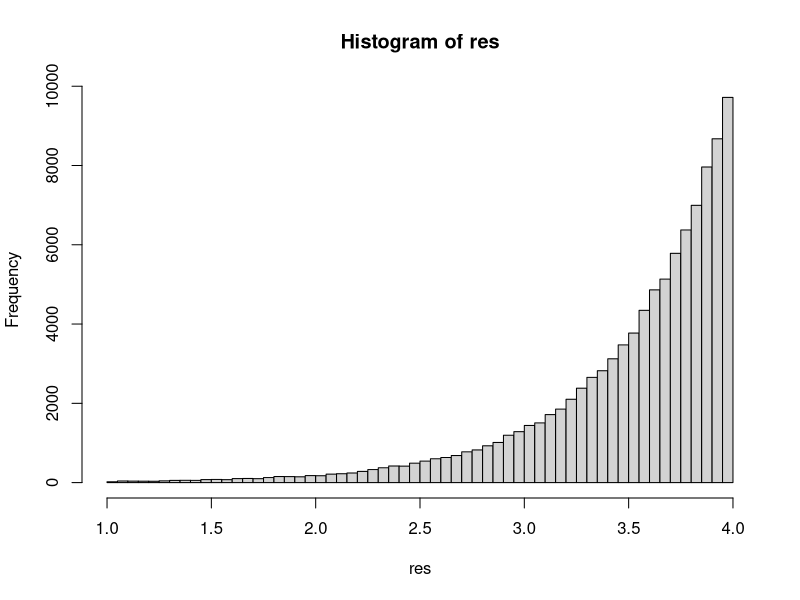

Recreate this plot in R.
## ---- chunk 1
knitr::opts_chunk$set(echo = TRUE)
## ---- chunk 2
rm(list=ls())
library(pracma)
# f <- function(x = 0) {
#   y <- dnorm(x)
#   return(y)
# }


u <- function(data, x) {
  i <- findInterval(x, data[, 4]) + 1
  return(data[i, 2] + (x - data[i, 1]) * data[i, 3])
  
}

l <- function(data, x) {
  i <- findInterval(x, data[, 1])
  if(i == nrow(data) || i == 0) return(-Inf)
  return(((data[i + 1, 1] - x) * data[i, 2] + (x - data[i, 1]) * data[i + 1, 2]) / (data[i + 1, 1] - data[i, 1]))
}
#min=-Inf
get_sample <- function(f=dnorm,y,hp,zt, min){
  z=c(min,zt)
  
  # make sure hp has no 0, otherwise will be mistakes
  intgration <- f(y)/hp*exp(-hp*y)*(exp(hp*tail(z,-1))-exp(hp*head(z,-1)))

  intgration <- c(0, intgration)
  tot=sum(intgration)
  cumint <- cumsum(intgration)/tot
  t <- runif(1)
  index <- findInterval(t,cumint)
  
  s <- log((t-cumint[index])*tot*exp(hp[index]*y[index])*hp[index]/f(y[index])+exp(hp[index]*z[index]))/hp[index]
  return(s)
}


h <- function(f,x = 0) {
    t <- log(f(x))
    return(t)
  }
d <- function(f, x = 0) {
    return(fderiv(f, x, n = 1, method = "central")/f(x))
  }
test <- function(data,f,x){# the first return value is accept, the second is update or not.
    w=runif(1)
    if (w <= exp(l(data, x)-u(data, x))){
      return(c(TRUE, FALSE))
    }else if (w<= exp(h(f,x)-u(data, x))){
      return(c(TRUE, TRUE))
    }else{
      return(c(FALSE, TRUE))
    }
}
#test(data, f=dnorm, x=-3)

update_step <- function(data, f, x_star, min, max) {
    newrow <- c(x_star, h(f,x_star), d(f, x_star), 0) # the new row will be added
    pos <- findInterval(x_star, data[, 1])
    if (pos == length(data[, 1])) { # x_star is the largest number
      newrow[4] <- max
      data[pos, 4] <- (h(f,x_star) - h(f,data[pos, 1]) - x_star * d(f, x_star) + data[pos, 1] * d(f, data[pos, 1])) / (d(f, data[pos, 1]) - d(f, x_star))
    } else if (pos == 0) { # x_star is the smallest number
        newrow[4] <- (h(f, data[pos + 1, 1]) - h(f, x_star) - data[pos + 1, 1] * d(f, data[pos + 1, 1]) + x_star * d(f, x_star)) / (d(f, x_star) - d(f, data[pos + 1, 1]))
      } else { # x_star is not the smallest or the largest number
          newrow[4] <- (h(f, data[pos + 1, 1]) - h(f, x_star) - data[pos + 1, 1] * d(f, data[pos + 1, 1]) + x_star * d(f, x_star)) / (d(f, x_star) - d(f, data[pos + 1, 1]))
          data[pos, 4] <- (h(f,x_star) - h(f, data[pos, 1]) - x_star * d(f, x_star) + data[pos, 1] * d(f, data[pos, 1])) / (d(f, data[pos, 1]) - d(f, x_star))
          }
    data <- rbind(data, newrow[1:4])
    #order the data
    data <- data[order(data[, 1]), ]
    return(data)
}

#update_step(data, f=dnorm, x_star=0.75, min=-Inf, max=Inf)


initial<-function(formulas, min, max, xinit){
  xinit=sort(unique(xinit))
  invalue=1:(4*length(xinit))
  data <-matrix(invalue, nrow= length(xinit), ncol = 4)
  data[,1] <- xinit[order(xinit)]
  data[,2] <- h(formulas, data[,1])
  data[,3] <- d(formulas, data[,1])
  zt <- (tail(data[,2],-1)-head(data[,2],-1)-tail(data[,1],-1)*tail(data[,3],-1)+head(data[,1],-1)*head(data[,3],-1))/(head(data[,3],-1)-tail(data[,3],-1))
  
  data[,4]<-c(zt,max)
  return(data)
}

check_dist<-function(formulas=dnorm, nsamples=100, min=-Inf, max=Inf, xinit=c(-1.5,-0.2, 0.5, 1)) {
  formulas <- Vectorize(formulas)
  h<-function(x) return(log(formulas(x)))
  xinit=sort(unique(xinit))
  xinit=xinit[(xinit>min)&(xinit<max)]
  if((!is.vector(xinit))|(length(xinit)<1)){
    print("The starting points should be a vector with at least two elements WITHIN the Boundary!")
    return(FALSE)
  }
    #if ture, Non-Concative
  dd <-function(x) return(-fderiv(h,x, n=2, method = "central"))
  opt<-nlm(dd,tail(xinit,1))
  # Secondary derivative large than 0 (or 1e-4) and within the boundary, treat it as non-log-cancave
  if(((-opt$minimum)>1e-4)&(opt$estimate<max)&(opt$estimate>min)){
    print("This function is not a log-concave function, this function doesn't work!")
    return(FALSE)
  }
  
  if(!sum(!(abs(fderiv(h, xinit, n = 2, method = "central"))<=1e-4))){
    
    if(!sum(!(abs(fderiv(h, xinit, n = 1, method = "central"))<1e-4))){
      #uniform distribution
      print("This is a probaly uniform distribution!")
      if(formulas(xinit)<=0){
        print("Density function must be positive!")
        return(FLASE)
      }
      if((max==Inf) | (min==-Inf)){
        print("Please reset the min or max, they must be limited values")
        return(FALSE)
      }
      return(runif(nsamples, min ,max))
      
    }else{
      # exponential distribution
      lamuda=fderiv(h, tail(xinit,1), n = 1, method = "central")
      if((min==-Inf)|(lamuda>0&max==Inf)){
        print("min should be finite, and max should be finite for a increasing exponential function!")
        return(FALSE)
      }
      w=runif(nsamples)
      res=log(exp(lamuda*min)+w*(exp(lamuda*max)-exp(lamuda*min)))/lamuda
      print("This is probaly an exponential distribution!")
      return(res)
    }
    
  }
  

      # if unbounded, the first derivative should be postive and the last should be negative.
  if(((min==-Inf)&(fderiv(h, xinit[1], n = 1, method = "central")<=0))|((max==Inf)&(fderiv(h, tail(xinit,1), n = 1, method = "central")>=0))){
    print("Please reset the starting pointing to make sure some are uphill and some are downhill! ")
    return(FALSE)
  }
  # next step, continued as below
  return(TRUE)  
}

# f<-function(x) return(0)
# d <-check_dist(formulas=f, nsamples=100, min=0, max=3, xinit=c(-0.5,0.2, 0.8, 1.3))
# d
# is.numeric(d)
###############################################################################
ars <- function(formulas=dnorm, nsamples=100, min = -Inf, max = Inf, xinit=c(-1.5,-0.2, 0.5, 1)) {
  xinit=sort(unique(xinit))
  xinit=xinit[(xinit>min)&(xinit<max)]
  res=check_dist(formulas=formulas, nsamples=nsamples, min=min, max=max, xinit=xinit)
  if(is.numeric(res)){
    return(res)
  }
  if(res==FALSE){
    print("NO sampling result returned!")
    return(NULL)
  }
  data <- initial(formulas=formulas, min=min, max=max, xinit=xinit)
  #print(data)
  nsam=0
  result=rep(0, nsamples)
  while(nsam < nsamples){
    sam <- get_sample(f=formulas, y=data[,1],hp=data[,3],z=data[,4], min=min)
    accept<-test(data, f=formulas, sam)
    if(accept[1]){
      nsam=nsam+1
      result[nsam]=sam
    }
    if(accept[2]){
      data=update_step(data, f=formulas, x_star=sam, min=min, max=max)
    }
   #print(nsam)   
    
  }
  info<-paste0("Totally, ",length(data[,1]), " sampling poits need to be stored in the Matrix!" )
  print(info)
  return (result)
  
}

g<-function(x){
  return(exp(2*x))
}

system.time({
  res=ars(formulas=g, nsamples=100000, min = 1, max = 4, xinit=c(-1.4,0.2, 0.5, 3))
})

hist(res,breaks = 60)

